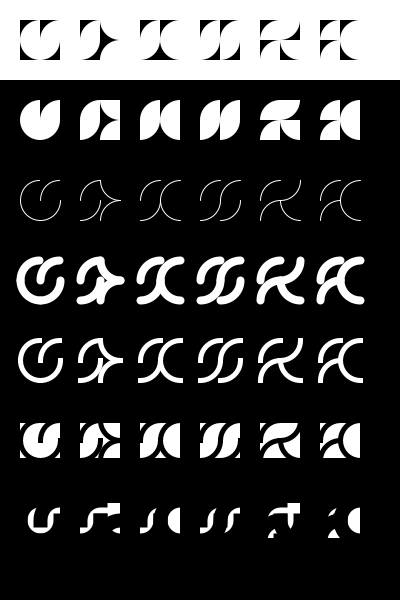
Frame 1 (no input)
Frame 60 (the mouse pressed at the canvas centre just before this capture): identical to frame 1, image omitted
Frame 120 (the mouse held since frame 60 and released just before this capture): identical to frame 1, image omitted

The Processing sketch that drew this single still picture (run headless with seeded random() and noise(); from frame 60 on, the mouse is pressed at the canvas centre):

// Processing sketch: processing_85935
// ── processing_85935.pde

void setup()
{size(400,600);

}

void draw()
{
noStroke();
background(0);
fill(255);
//forme 1 en haut à gauche
arc(40,40,40,40,PI,PI/2+PI);
arc(40,40,40,40,PI/2,PI);
arc(60,40,40,40,PI,PI/2+PI);
arc(40,40,40,40,0,PI/2);
//bloc autour de la forme 1
rect(0,0,400,20);
rect(0,0,20,60);
rect(0,60,400,20);
rect(60,20,20,40);
rect(120,20,20,60);
rect(180,20,20,60);
rect(240,20,20,40);
rect(300,20,20,40);
rect(360,20,40,40);
//forme2
arc(100,40,40,40,PI,PI/2+PI);
arc(80,40,40,40,0,PI/2);
arc(120,20,40,40,PI/2,PI);
arc(120,60,40,40,PI,PI/2+PI);
//forme3
arc(160,40,40,40,PI,PI/2+PI);
arc(140,40,40,40,0,PI/2);
arc(180,40,40,40,PI,PI/2+PI);
arc(180,40,40,40,PI/2,PI);
//forme4
arc(220,40,40,40,PI,PI/2+PI);
arc(200,40,40,40,0,PI/2);
arc(240,40,40,40,PI,PI/2+PI);
arc(220,40,40,40,0,PI/2);
//forme5
arc(280,40,40,40,PI,PI/2+PI);
arc(280,60,40,40,PI,PI/2+PI);
arc(280,20,40,40,0,PI/2);
arc(300,40,40,40,PI/2,PI);
//forme6
arc(340,40,40,40,PI,PI/2+PI);
arc(340,60,40,40,PI,PI/2+PI);
arc(360,40,40,40,PI,PI/2+PI);
arc(360,40,40,40,PI/2,PI);

//forme 2 en haut à gauche
arc(40,120,40,40,PI,PI/2+PI);
arc(40,120,40,40,PI/2,PI);
arc(60,120,40,40,PI,PI/2+PI);
arc(40,120,40,40,0,PI/2);
//forme 20
arc(100,120,40,40,PI,PI/2+PI);
arc(80,120,40,40,0,PI/2);
arc(120,100,40,40,PI/2,PI);
arc(120,140,40,40,PI,PI/2+PI);
//forme3
arc(160,120,40,40,PI,PI/2+PI);
arc(140,120,40,40,0,PI/2);
arc(180,120,40,40,PI,PI/2+PI);
arc(180,120,40,40,PI/2,PI);
//forme4
arc(220,120,40,40,PI,PI/2+PI);
arc(200,120,40,40,0,PI/2);
arc(240,120,40,40,PI,PI/2+PI);
arc(220,120,40,40,0,PI/2);
//forme5
arc(280,120,40,40,PI,PI/2+PI);
arc(280,140,40,40,PI,PI/2+PI);
arc(280,100,40,40,0,PI/2);
arc(300,120,40,40,PI/2,PI);
//forme6
arc(340,120,40,40,PI,PI/2+PI);
arc(340,140,40,40,PI,PI/2+PI);
arc(360,120,40,40,PI,PI/2+PI);
arc(360,120,40,40,PI/2,PI);

//4e ligne
//forme 2 en haut à gauche
stroke(255);
strokeCap(ROUND);
strokeWeight(8);
noFill();
arc(40,280,40,40,PI,PI/2+PI);
arc(40,280,40,40,PI/2,PI);
arc(60,280,40,40,PI,PI/2+PI);
arc(40,280,40,40,0,PI/2);
//forme 20
arc(100,280,40,40,PI,PI/2+PI);
arc(80,280,40,40,0,PI/2);
arc(120,260,40,40,PI/2,PI);
arc(120,300,40,40,PI,PI/2+PI);
//forme3
arc(160,280,40,40,PI,PI/2+PI);
arc(140,280,40,40,0,PI/2);
arc(180,280,40,40,PI,PI/2+PI);
arc(180,280,40,40,PI/2,PI);
//forme4
arc(220,280,40,40,PI,PI/2+PI);
arc(200,280,40,40,0,PI/2);
arc(240,280,40,40,PI,PI/2+PI);
arc(220,280,40,40,0,PI/2);
//forme5
arc(280,280,40,40,PI,PI/2+PI);
arc(280,300,40,40,PI,PI/2+PI);
arc(280,260,40,40,0,PI/2);
arc(300,280,40,40,PI/2,PI);
//forme6
arc(340,280,40,40,PI,PI/2+PI);
arc(340,300,40,40,PI,PI/2+PI);
arc(360,280,40,40,PI,PI/2+PI);
arc(360,280,40,40,PI/2,PI);

//3e ligne
//forme 2 en haut à gauche
stroke(255);
strokeCap(ROUND);
strokeWeight(1);
noFill();

arc(40,200,40,40,PI,PI/2+PI);
arc(40,200,40,40,PI/2,PI);
arc(60,200,40,40,PI,PI/2+PI);
arc(40,200,40,40,0,PI/2);

//forme 20
arc(100,200,40,40,PI,PI/2+PI);
arc(80,200,40,40,0,PI/2);
arc(120,180,40,40,PI/2,PI);
arc(120,220,40,40,PI,PI/2+PI);
//forme3
arc(160,200,40,40,PI,PI/2+PI);
arc(140,200,40,40,0,PI/2);
arc(180,200,40,40,PI,PI/2+PI);
arc(180,200,40,40,PI/2,PI);
//forme4
arc(220,200,40,40,PI,PI/2+PI);
arc(200,200,40,40,0,PI/2);
arc(240,200,40,40,PI,PI/2+PI);
arc(220,200,40,40,0,PI/2);
//forme5
arc(280,200,40,40,PI,PI/2+PI);
arc(280,220,40,40,PI,PI/2+PI);
arc(280,180,40,40,0,PI/2);
arc(300,200,40,40,PI/2,PI);
//forme6
beginShape();
arc(340,200,40,40,PI,PI/2+PI);
arc(340,220,40,40,PI,PI/2+PI);
arc(360,200,40,40,PI,PI/2+PI);
arc(360,200,40,40,PI/2,PI);
endShape(CLOSE);

//5e ligne
//forme 2 en haut à gauche
stroke(255);
strokeCap(PROJECT);
strokeWeight(5);
noFill();
arc(40,360,40,40,PI,PI/2+PI);
arc(40,360,40,40,PI/2,PI);
arc(60,360,40,40,PI,PI/2+PI);
arc(40,360,40,40,0,PI/2);
//forme 20
arc(100,360,40,40,PI,PI/2+PI);
arc(80,360,40,40,0,PI/2);
arc(120,340,40,40,PI/2,PI);
arc(120,380,40,40,PI,PI/2+PI);
//forme3
arc(160,360,40,40,PI,PI/2+PI);
arc(140,360,40,40,0,PI/2);
arc(180,360,40,40,PI,PI/2+PI);
arc(180,360,40,40,PI/2,PI);
//forme4
arc(220,360,40,40,PI,PI/2+PI);
arc(200,360,40,40,0,PI/2);
arc(240,360,40,40,PI,PI/2+PI);
arc(220,360,40,40,0,PI/2);
//forme5
arc(280,360,40,40,PI,PI/2+PI);
arc(280,380,40,40,PI,PI/2+PI);
arc(280,340,40,40,0,PI/2);
arc(300,360,40,40,PI/2,PI);
//forme6
arc(340,360,40,40,PI,PI/2+PI);
arc(340,380,40,40,PI,PI/2+PI);
arc(360,360,40,40,PI,PI/2+PI);
arc(360,360,40,40,PI/2,PI);

//6e ligne
//forme 2 en haut à gauche
stroke(0);
fill(255);
rect(0,420,400,40);
strokeCap(PROJECT);
strokeWeight(5);
noFill();
arc(40,440,40,40,PI,PI/2+PI);
arc(40,440,40,40,PI/2,PI);
arc(60,440,40,40,PI,PI/2+PI);
arc(40,440,40,40,0,PI/2);
//forme 20
arc(100,440,40,40,PI,PI/2+PI);
arc(80,440,40,40,0,PI/2);
arc(120,420,40,40,PI/2,PI);
arc(120,460,40,40,PI,PI/2+PI);
//forme3
arc(160,440,40,40,PI,PI/2+PI);
arc(140,440,40,40,0,PI/2);
arc(180,440,40,40,PI,PI/2+PI);
arc(180,440,40,40,PI/2,PI);
//forme4
arc(220,440,40,40,PI,PI/2+PI);
arc(200,440,40,40,0,PI/2);
arc(240,440,40,40,PI,PI/2+PI);
arc(220,440,40,40,0,PI/2);
//forme5
arc(280,440,40,40,PI,PI/2+PI);
arc(280,460,40,40,PI,PI/2+PI);
arc(280,420,40,40,0,PI/2);
arc(300,440,40,40,PI/2,PI);
//forme6
arc(340,440,40,40,PI,PI/2+PI);
arc(340,460,40,40,PI,PI/2+PI);
arc(360,440,40,40,PI,PI/2+PI);
arc(360,440,40,40,PI/2,PI);
noStroke();
fill(0);
rect(0,420,20,40);
rect(60,420,20,40);
rect(120,420,20,40);
rect(180,420,20,40);
rect(240,420,20,40);
rect(300,420,20,40);
rect(360,420,40,40);

//7e ligne
//forme 2 en haut à gauche
stroke(0);
fill(255);
rect(0,500,400,40);
strokeCap(PROJECT);
strokeWeight(14);
noFill();
arc(40,520,40,40,PI,PI/2+PI);
arc(40,520,40,40,PI/2,PI);
arc(60,520,40,40,PI,PI/2+PI);
arc(40,520,40,40,0,PI/2);
//forme 20
arc(100,520,40,40,PI,PI/2+PI);
arc(80,520,40,40,0,PI/2);
arc(120,520,40,40,PI/2,PI);
arc(120,540,40,40,PI,PI/2+PI);
//forme3
arc(160,520,40,40,PI,PI/2+PI);
arc(140,520,40,40,0,PI/2);
arc(180,520,40,40,PI,PI/2+PI);
arc(180,520,40,40,PI/2,PI);
//forme4
arc(220,520,40,40,PI,PI/2+PI);
arc(200,520,40,40,0,PI/2);
arc(240,520,40,40,PI,PI/2+PI);
arc(220,520,40,40,0,PI/2);
//forme5
arc(280,520,40,40,PI,PI/2+PI);
arc(280,540,40,40,PI,PI/2+PI);
arc(280,520,40,40,0,PI/2);
arc(300,520,40,40,PI/2,PI);
//forme6
arc(340,520,40,40,PI,PI/2+PI);
arc(340,540,40,40,PI,PI/2+PI);
arc(360,520,40,40,PI,PI/2+PI);
arc(360,520,40,40,PI/2,PI);
noStroke();
fill(0);
rect(0,500,20,40);
rect(60,500,20,40);
rect(120,500,20,40);
rect(180,500,20,40);
rect(240,500,20,40);
rect(300,500,20,40);
rect(360,500,40,40);




}
